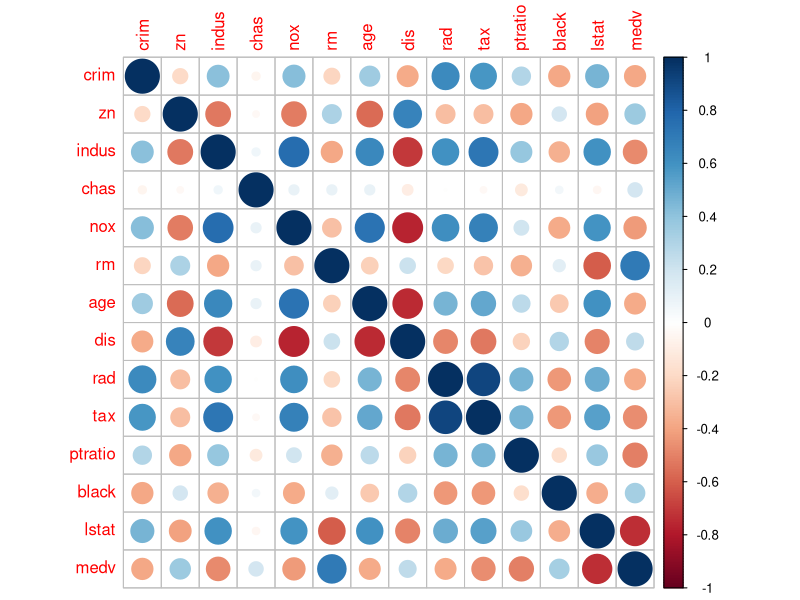
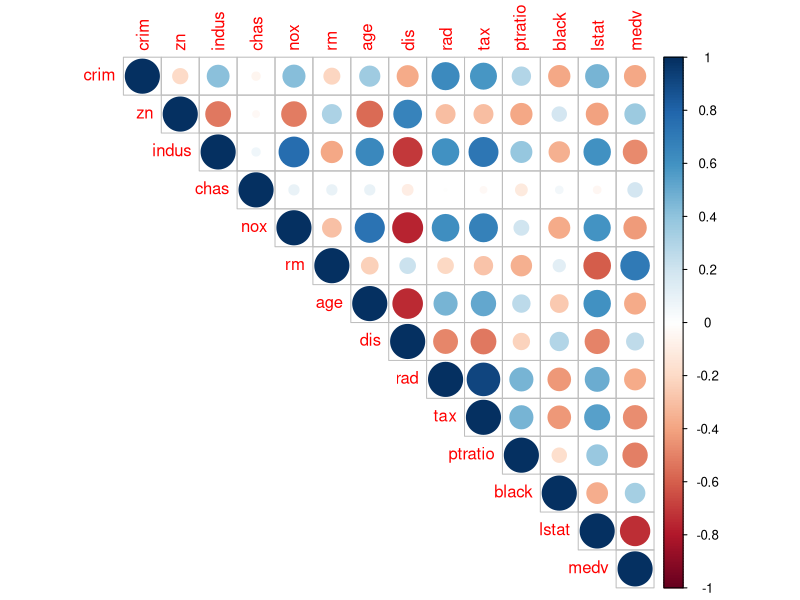
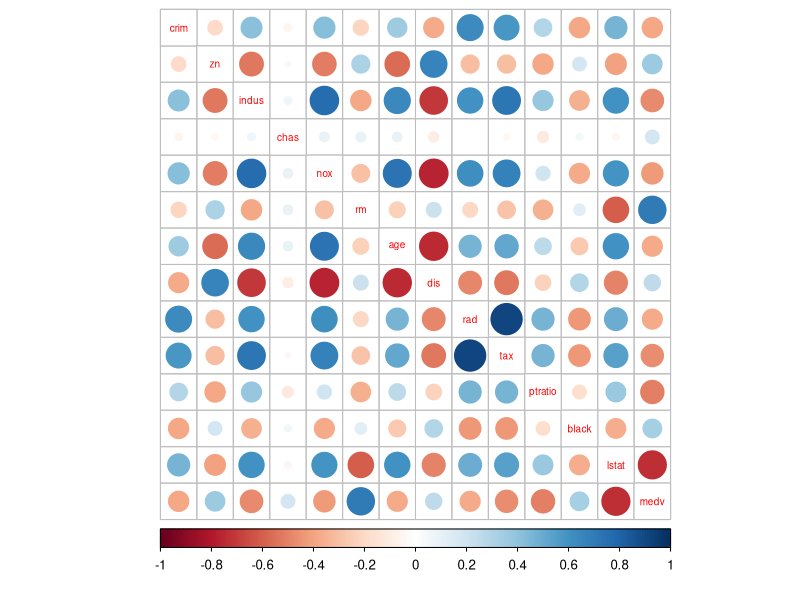

The R source for these figures, in order:
## ---- chunk 1
library(MASS)
#install.packages('corrplot')
library(corrplot)
## ---- chunk 2
# load the data
data("Boston")

# explore the dataset
str(Boston)
dim(Boston)
## ---- chunk 3
summary(Boston)

# calculate the correlation matrix and round it
cor_matrix<-cor(Boston) 

# print the correlation matrix
cor_matrix<- round(cor_matrix, 2)

# visualize the correlation matrix
corrplot(cor_matrix, method="circle")
corrplot(cor_matrix, method="circle", type='upper')
corrplot(cor_matrix, method="circle", cl.pos = "b", tl.pos = "d",tl.cex = 0.6)
## ---- chunk 4
boston_scaled <- scale(Boston)
